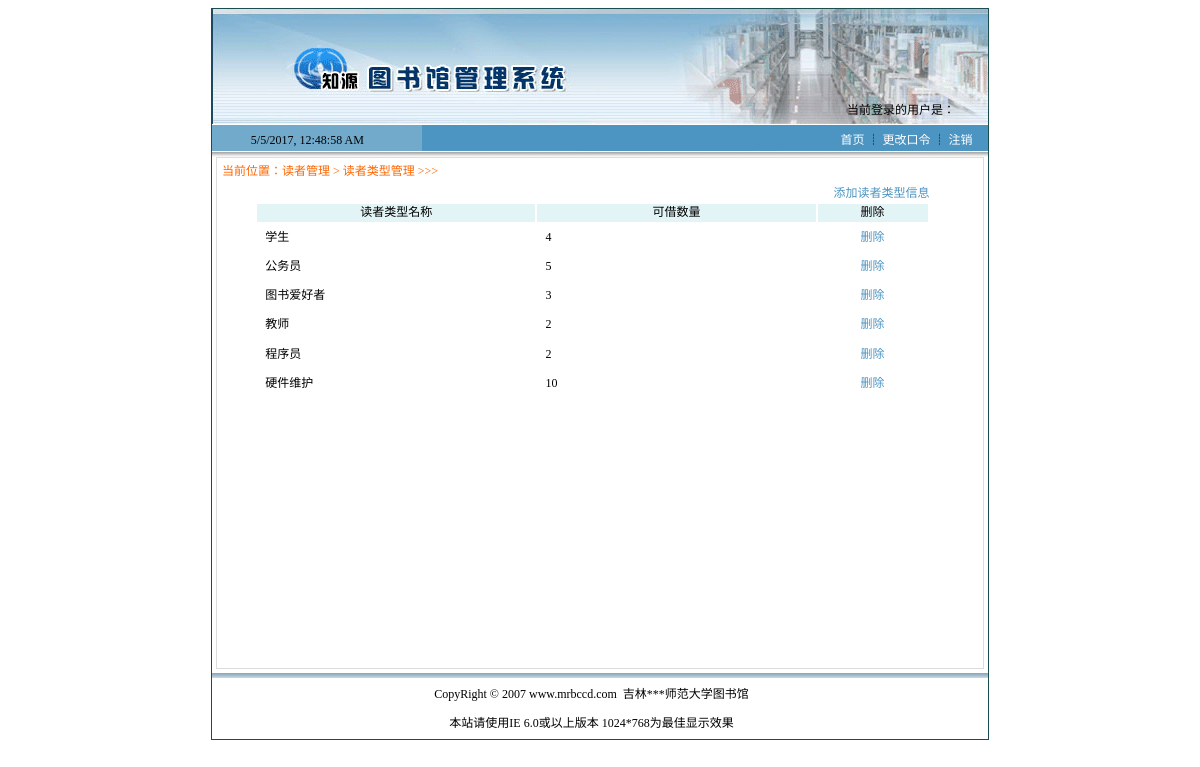
/readerType.php, run on the app's committed database.
### tables this page shows
CREATE TABLE IF NOT EXISTS `tb_readertype` (
  `id` int(10) unsigned NOT NULL AUTO_INCREMENT,
  `name` varchar(50) DEFAULT NULL,
  `number` int(4) DEFAULT NULL,
  PRIMARY KEY (`id`)
);

### readerType.php (the view, shortened to what this page needs)
<html>
<head>
<link href="CSS/style.css" rel="stylesheet">
</head>
<body>
<table width="776" border="0" align="center" cellpadding="0" cellspacing="0" class="tableBorder">
  <tr>
    <td>
	<?php include("navigation.php");?>
	</td>
	</tr>
	<td>
	<table width="100%"  border="0" cellspacing="0" cellpadding="0">
  <tr>
    <td valign="top" bgcolor="#FFFFFF"><table width="99%" height="510"  border="0" align="center" cellpadding="0" cellspacing="0" bgcolor="#FFFFFF" class="tableBorder_gray">
  <tr>
    <td height="510" valign="top" style="padding:5px;"><table width="98%" height="487"  border="0" cellpadding="0" cellspacing="0">
      <tr>
        <td height="22" valign="top" class="word_orange">当前位置：读者管理 &gt; 读者类型管理 &gt;&gt;&gt;</td>
      </tr>
      <tr>
        <td align="center" valign="top">
		<?php
		include("conn/conn.php");
		$sql=mysqli_query($conn,"select * from tb_readertype");
		$info=mysqli_fetch_array($sql);
		if($info==false){
		?>
          <table width="100%" height="30"  border="0" cellpadding="0" cellspacing="0">
            <tr>
              <td height="36" align="center">暂无读者类型信息！</td>
            </tr>
          </table>
 <?php
}else{
 ?>
 <table width="91%"  border="0" cellspacing="0" cellpadding="0">
  <tr>
    <td align="right">
      <a href="#" onClick="window.open('readerType_add.php','','width=292,height=175')">添加读者类型信息</a> </td>
</tr>
</table>
  <table width="91%"  border="1" cellpadding="0" cellspacing="0" bordercolor="#FFFFFF" bordercolordark="#D2E3E6" bordercolorlight="#FFFFFF">
  <tr align="center" bgcolor="#e3F4F7">
    <td width="35%">读者类型名称</td>
    <td width="35%">可借数量</td>
    <td width="14%">删除</td>
  </tr>
<?php
do{
?>
  <tr>
    <td style="padding:5px;">&nbsp;<?php echo $info[name];?></td>
    <td style="padding:5px;">&nbsp;<?php echo $info[number];?></td>
    <td align="center"><a href="readerType_del.php?id=<?php echo $info[id];?>">删除</a></td>
  </tr>
<?php
  }while($info=mysqli_fetch_array($sql));
}
?>
</table></td>
      </tr>
    </table>
</td>
  </tr>
</table><?php include("copyright.php");?></td>
  </tr>
</table>
</td>
</table>
</body>
</html>

### css/style.css (style rules this page uses)
td { font-size: 9pt; line-height:144%; }
a { font-size: 9pt; text-decoration: none; color: #4C94C1; }
.word_orange { font-size: 9pt; color: #FF6600; }
.tableBorder { border: #1B4E51 1px solid }
.tableBorder_gray { border: #DDDDDD 1px solid }

### data on the page
tb_readertype: name "学生", number "4"
tb_readertype: name "公务员", number "5"
tb_readertype: name "图书爱好者", number "3"
tb_readertype: name "教师", number "2"
tb_readertype: name "程序员", number "2"
tb_readertype: name "硬件维护", number "10"
